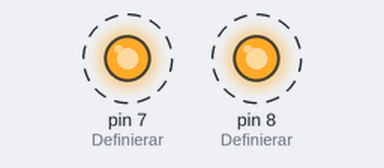
A sketch run on a simulated Arduino Uno, built with avr-gcc and run on an emulated ATmega328P. Parts: output pins drawn as LEDs (lit = HIGH). Dashed ring = blinking.

Above: at 0.05 s.
Timing chart, 0 to 3.0 s (numbered marks = the images above):
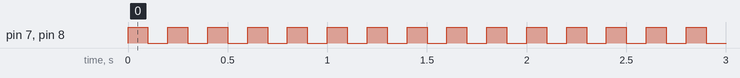

The sketch:

pin8.ino
```cpp
// the setup function runs once when you press reset or power the board
void setup() {
  // initialize digital pin LED_BUILTIN as an output.
  pinMode(8, OUTPUT); // Definierar "pin 8" att vara otgång, ström från Arduino på.
  pinMode(7, OUTPUT); // Definierar "pin 8" att vara otgång, ström från Arduino på.
}

// the loop function runs over and over again forever
void loop() {
  digitalWrite(8, HIGH);   // turn the LED on (HIGH is the voltage level)
   digitalWrite(7, HIGH);   // turn the LED on (HIGH is the voltage level)
  delay(100);                       // wait for a second
  digitalWrite(8, LOW);    // turn the LED off by making the voltage LOW
    digitalWrite(7, LOW);    // turn the LED off by making the voltage LOW
  delay(100);                       // wait for a second
}
```

Measured:
- by itself, pin 7 (Definierar), pin 8 (Definierar): alternates HIGH for 0.10 s and LOW for 0.10 s
